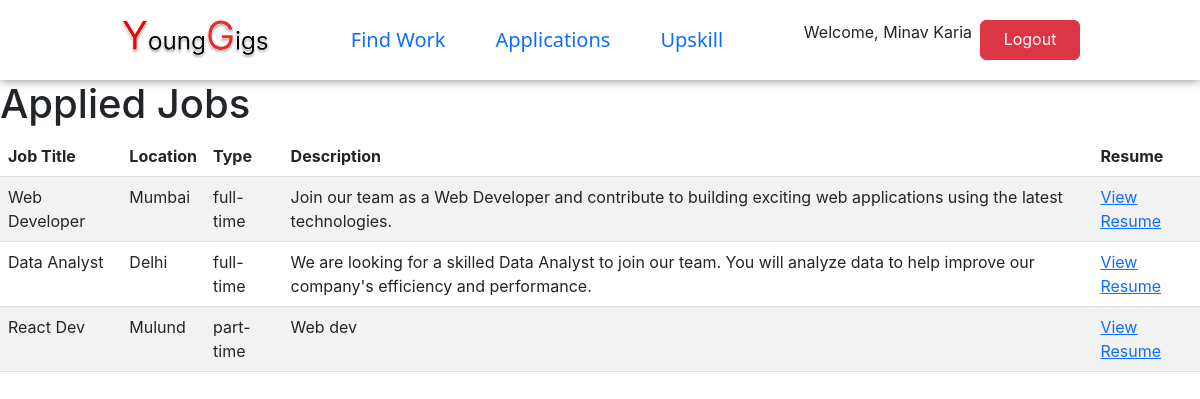
The page /application.php (signed in) on the database its author committed.
### tables this page shows
CREATE TABLE `jobs` (
  `id` int(11) NOT NULL,
  `title` varchar(255) DEFAULT NULL,
  `location` varchar(255) DEFAULT NULL,
  `type` varchar(50) DEFAULT NULL,
  `description` text DEFAULT NULL,
  `company_name` varchar(100) DEFAULT NULL
);

### application.php (the view, shortened to what this page needs)
<!DOCTYPE html>
<html lang="en">
<head>
    <link href="https://cdn.jsdelivr.net/npm/select2@4.1.0-beta.1/dist/css/select2.min.css" rel="stylesheet" />
    <link rel="stylesheet" href="https://cdn.jsdelivr.net/npm/bootstrap@5.2.3/dist/css/bootstrap.min.css">
    <link rel="stylesheet" href="style.css">
</head>
<body>
    <?php
    include 'authguard.php';
    ?>
</body>
</html>
<?php
$conn = new mysqli("localhost", "root", "", "younggigs");
echo "<h1>Applied Jobs</h1>";
if(isset($_SESSION['user_id'])){
    $userID = $_SESSION['user_id'];
    $query="SELECT applied_jobs.*, jobs.*
    FROM applied_jobs
    INNER JOIN jobs ON applied_jobs.job_id = jobs.id
    GROUP BY applied_jobs.job_id
    HAVING applied_jobs.user_id = $userID
    ";
    $result = $conn->query($query);
    echo "<table class='table table-striped table-hover'>
    <thead>
      <tr>
        <th scope='col'>Job Title</th>
        <th scope='col'>Location</th>
        <th scope='col'>Type</th>
        <th scope='col'>Description</th>
        <th scope='col'>Resume</th>
      </tr>
    </thead>
    <tbody>";
    while($row = $result->fetch_assoc()){
        echo "<tr>
        <td>".$row['title']."</td>
        <td>".$row['location']."</td>
        <td>".$row['type']."</td>
        <td>".$row['description']."</td>
        <td><a href='./uploads/".$row['resumeURL']."'>View Resume</a></td>
      </tr>";
    }
    echo "</tbody>
    </table>";
}
else{
    $userID = "";
}
?>

### authguard.php (shortened to what this page needs)
<div class="navbarBox">
    <div class="navbarContainer">
      <div>
        <a href="index.php"><img src="assets/YoungGigs.svg" alt="" class="logo"></a>
      </div>
      <ul class="navbarLinks list-unstyled">
        <?php
        if(isset($_SESSION['is_hr'])){
          $isHR = $_SESSION['is_hr'];
        }
        else{
          $isHR = "not-login";
        }
        if($isHR==='yes' && isset($_SESSION['email'])){
          echo '
          <li><a href="postJob.php" class="text-decoration-none text-body-secondary">Post Job</a></li>
          <li><a href="applicationGot.php" class="text-decoration-none text-body-secondary">Applications Received</a></li>
          <li><a href="applicationInserted.php" class="text-decoration-none text-body-secondary">Applications Posted</a></li>
          ';
        }
        else if($isHR==='no' && isset($_SESSION['email'])){
          echo '
          <li><a href="jobpage.php" class="text-decoration-none text-body-secondary">Find Work</a></li>
          <li><a href="application.php" class="text-decoration-none text-body-secondary">Applications</a></li>
          <li><a href="upskill.php" class="text-decoration-none text-body-secondary">Upskill</a></li>
          ';
        }
        ?>
      </ul>
      <div class="d-flex gap-2 justify-content-center">
      <?php
        if (isset($_SESSION['email']) && isset($_SESSION['name'])) {
          $name = $_SESSION['name'];
          echo '<p class=" ">Welcome, ' . $name . '</p>
                <a href="logout.php" class="btn btn-danger">Logout</a>
                  ';
        } else {
          echo '<a href="login.html" class="text-decoration-none btn btn-danger text-white">Login</a>';
        }
        ?>
      </div>
    </div>
  </div>

### style.css (style rules this page uses)
.navbarBox { width: 100%; background-color: #ffffff; height: 10vh; margin: 0; padding: 0; display: flex; align-items: center; justify-content: center; box-shadow: 0px 0px 10px rgba(0, 0, 0, 0.5); }
.navbarContainer { display: flex; justify-content: space-between; align-items: center; width: 80%; gap: 75px; }
.navbarLinks { list-style: none; display: flex; margin: 0; padding: 0; gap: 50px; }
body { margin: 0; padding: 0; font-family: 'Inter', sans-serif; }
.logo { width: 150px; }
.btn { width: 100px; }
.navbarLinks > li { font-size:20px; font-family: system-ui, -apple-system, BlinkMacSystemFont, 'Segoe UI', Roboto, Oxygen, Ubuntu, Cantarell, 'Open Sans', 'Helvetica Neue', sans-serif; }

### rows shown on the page
jobs: title "Web Developer", location "Mumbai", type "full-time", description "Join our team as a Web Developer and contribute to building exciting web applications using the latest technologies."
jobs: title "Data Analyst", location "Delhi", type "full-time", description "We are looking for a skilled Data Analyst to join our team. You will analyze data to help improve our company's efficiency and performance."
jobs: title "React Dev", location "Mulund", type "part-time", description "Web dev"

### other values the page prints
$name "Minav Karia"
